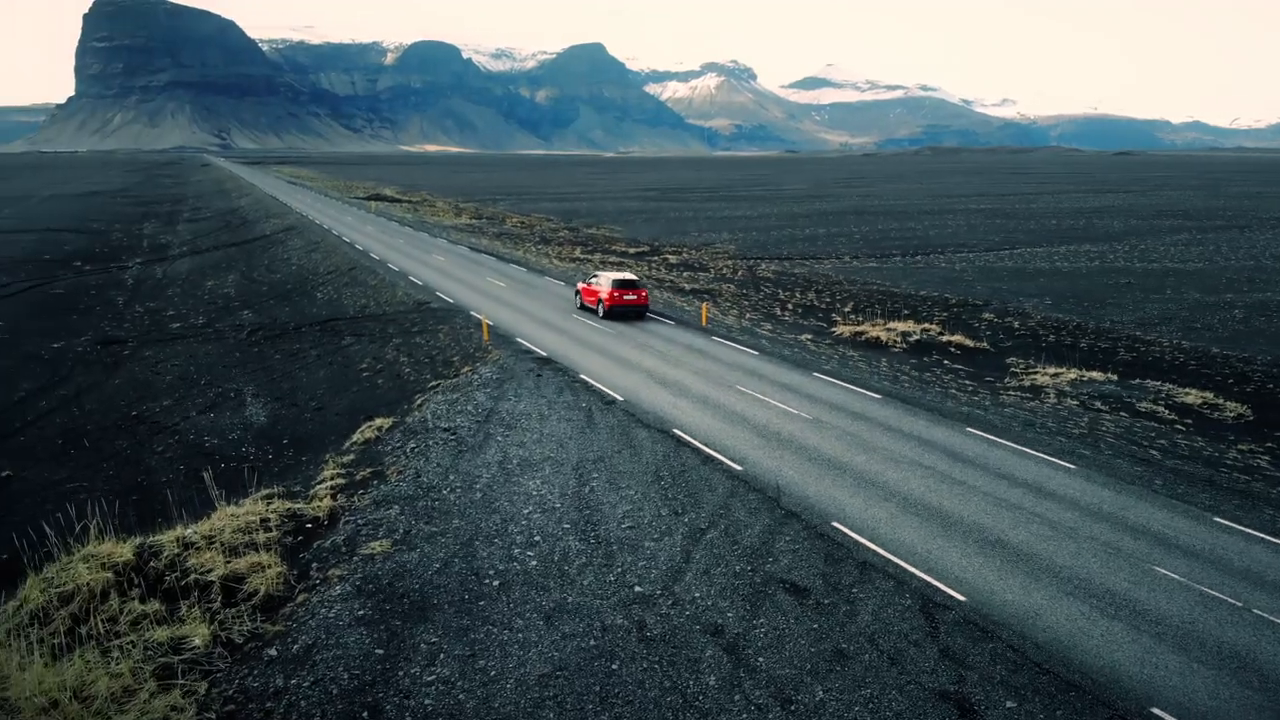
#> input picture frame 22 of car.mp4, 1280 x 720 px
$ jupyter execute lesson5.ipynb   (older library calls are emulated)
#> lines starting #> are read from the running program, lines starting #| are printed output that depends on the picture
[cell 1]
import cv2
import numpy as np

[cell 2]
def nothing(x):
    pass

cap = cv2.VideoCapture('car.mp4')
cv2.namedWindow('video')
cv2.namedWindow('video_edges')

cv2.createTrackbar('min', 'video_edges', 0, 255, nothing)
cv2.createTrackbar('max', 'video_edges', 0, 255, nothing)


while True:
    ret, frame = cap.read()
#> frame is the input picture: shape (720, 1280, 3); mean B, G, R 90.4, 86.6, 72.1
    gray_frame = cv2.cvtColor(frame, cv2.COLOR_BGR2GRAY)
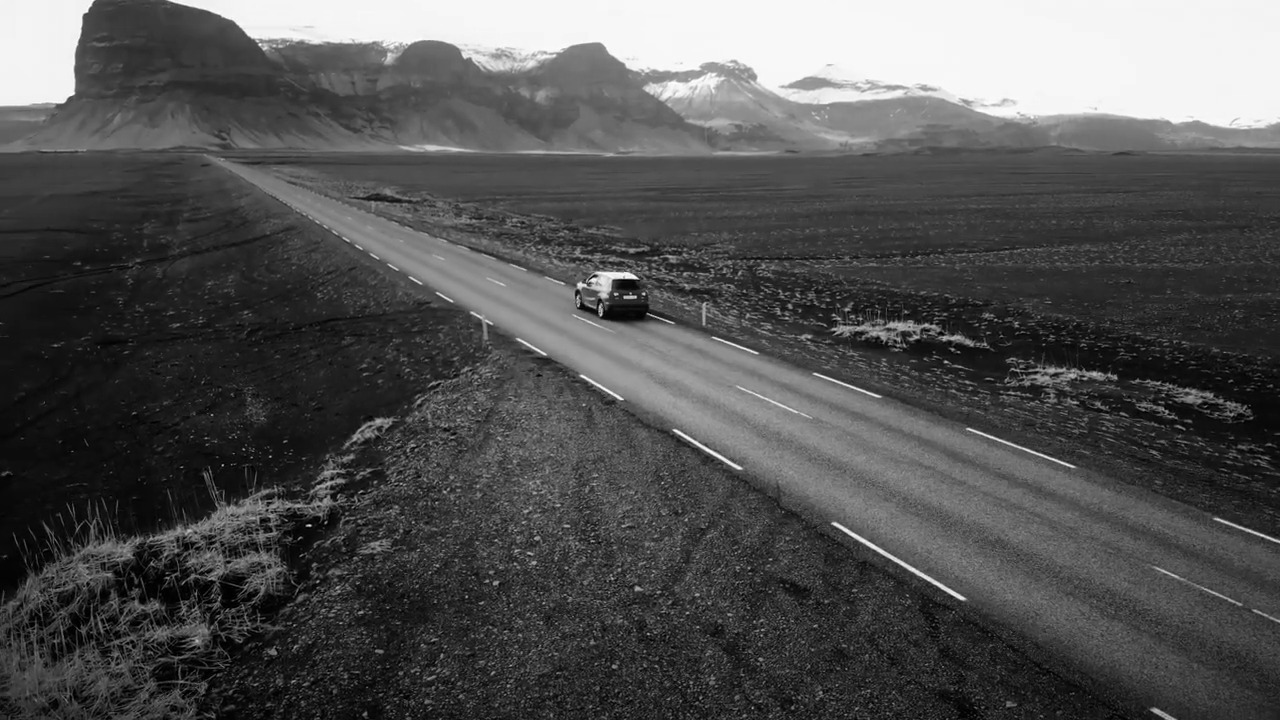
#> gray_frame: shape (720, 1280); min 0, max 255, mean 82.7

    min_value = cv2.getTrackbarPos('min', 'video_edges')
    max_value = cv2.getTrackbarPos('max', 'video_edges')

    frame_x = cv2.Sobel(gray_frame, cv2.CV_64F, 1, 0, ksize = 5)
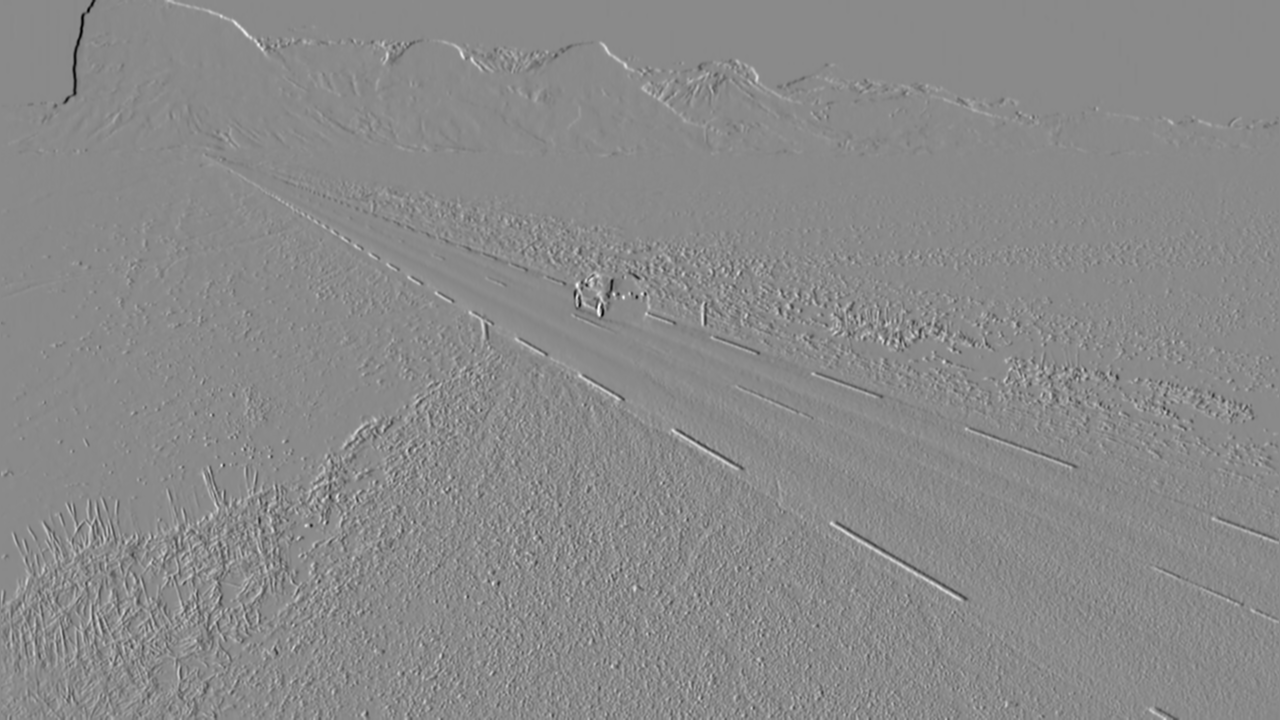
#> frame_x: shape (720, 1280) float64; min -7792, max 6601, mean 1.6; drawn with min black and max white
    frame_y = cv2.Sobel(gray_frame, cv2.CV_64F, 0, 1, ksize = 5)
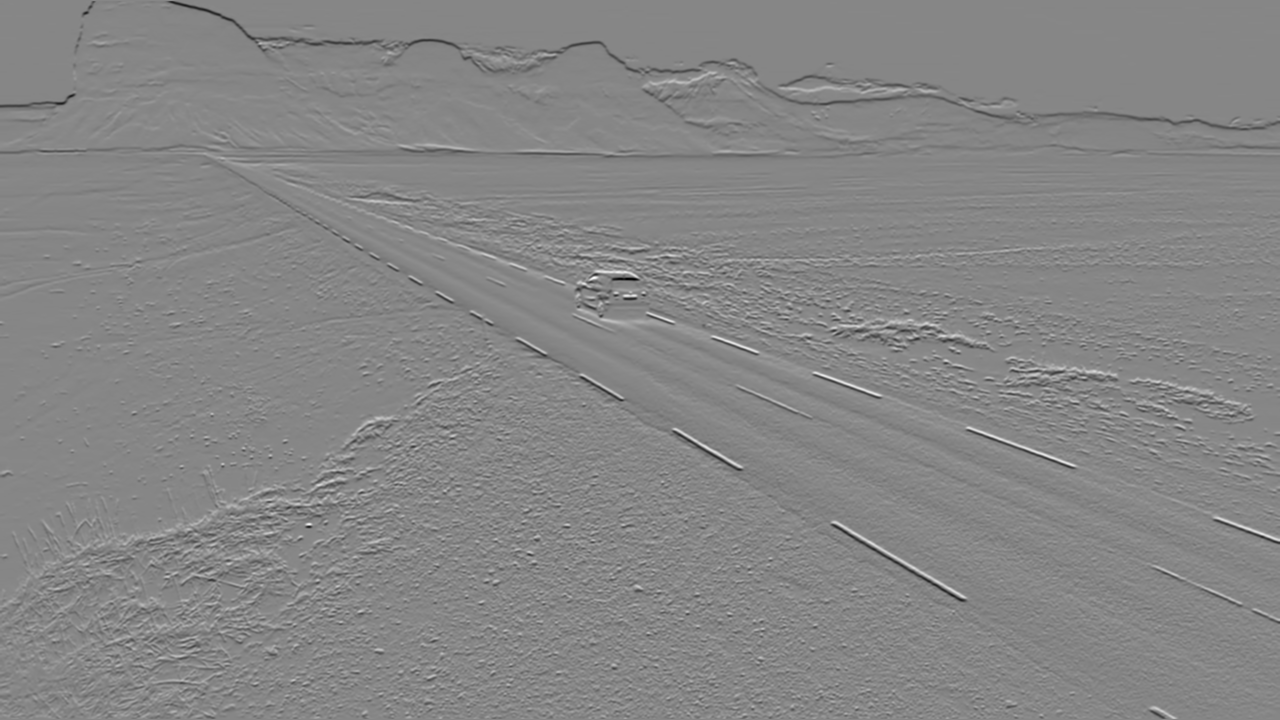
#> frame_y: shape (720, 1280) float64; min -10087, max 9023, mean -35.6; drawn with min black and max white
    edge_frame = cv2.Canny(gray_frame, min_value, max_value)
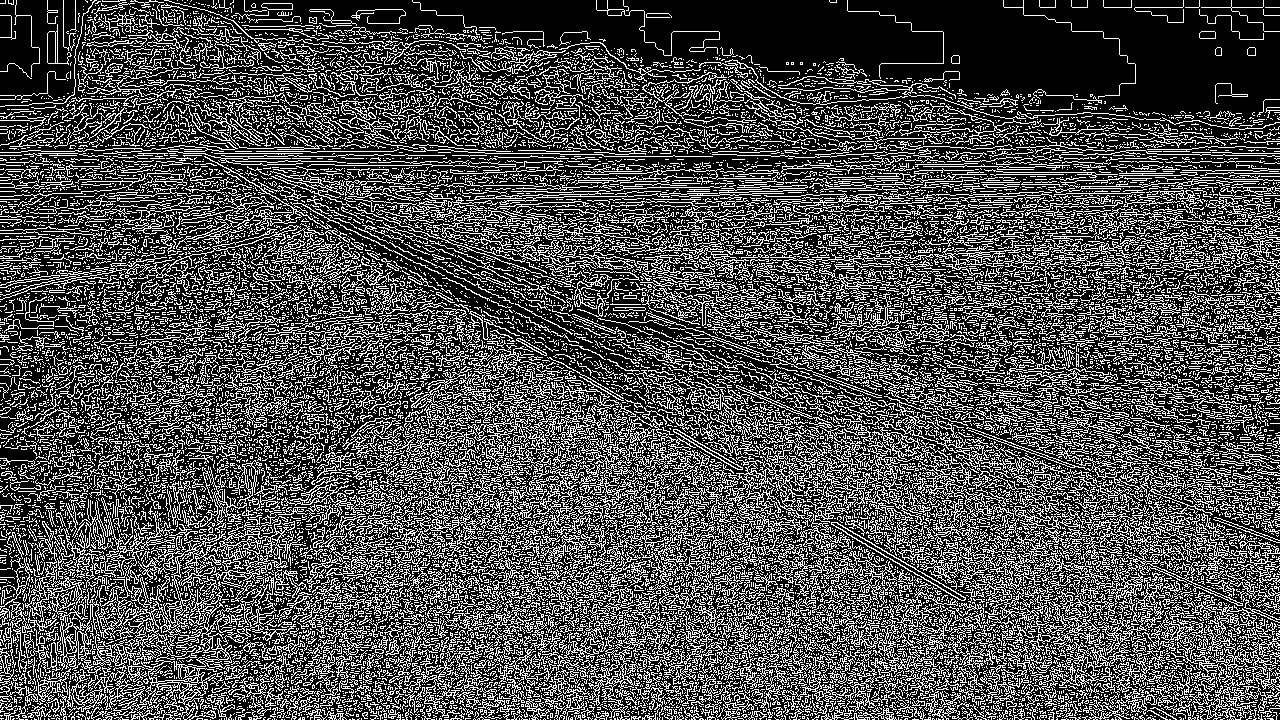
#> edge_frame: shape (720, 1280); 30.5% white in thin lines or dots

    # cv2.imshow('video_x', frame_x)
    # cv2.imshow('video_y', frame_y)
    cv2.imshow('video', frame)
    cv2.imshow('video_edges', edge_frame)
    if cv2.waitKey(1) & 0xFF == 27:
#> (key Esc is pressed here)
        break

cv2.destroyAllWindows()

$ run again, starting later in the video
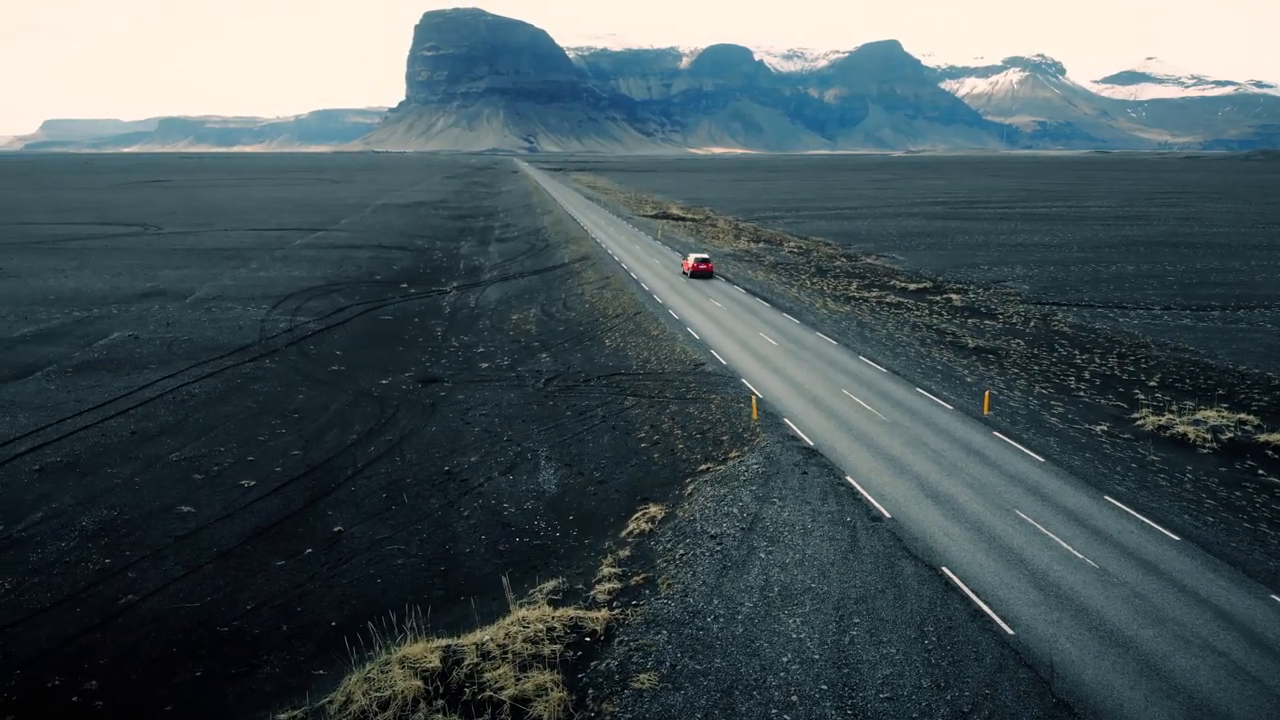
#> input picture frame 99 of car.mp4, 1280 x 720 px
#> frame is the input picture: shape (720, 1280, 3); mean B, G, R 89.3, 85.2, 71.1
#> `frame_y = cv2.Sobel(gray_frame, cv2.CV_64F, 0, 1, ksize = 5)`:
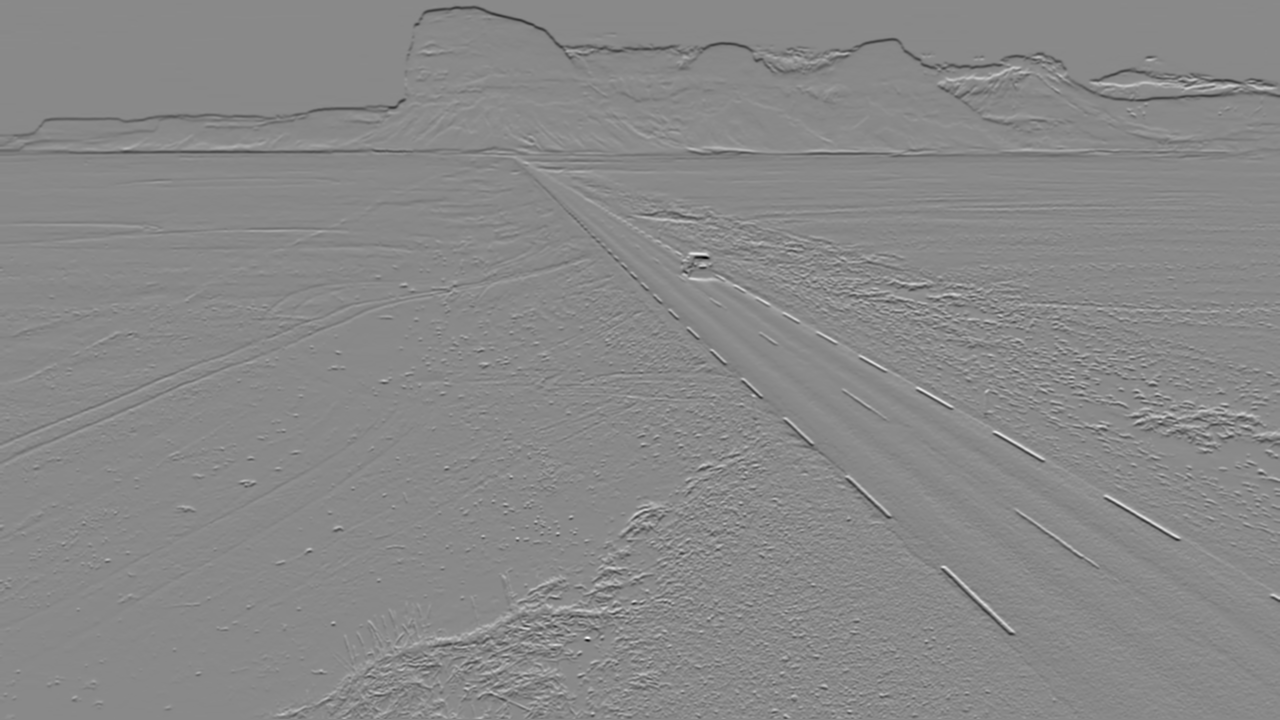
#> frame_y: shape (720, 1280) float64; min -10167, max 8702, mean -38.5; drawn with min black and max white
#> `edge_frame = cv2.Canny(gray_frame, min_value, max_value)`:
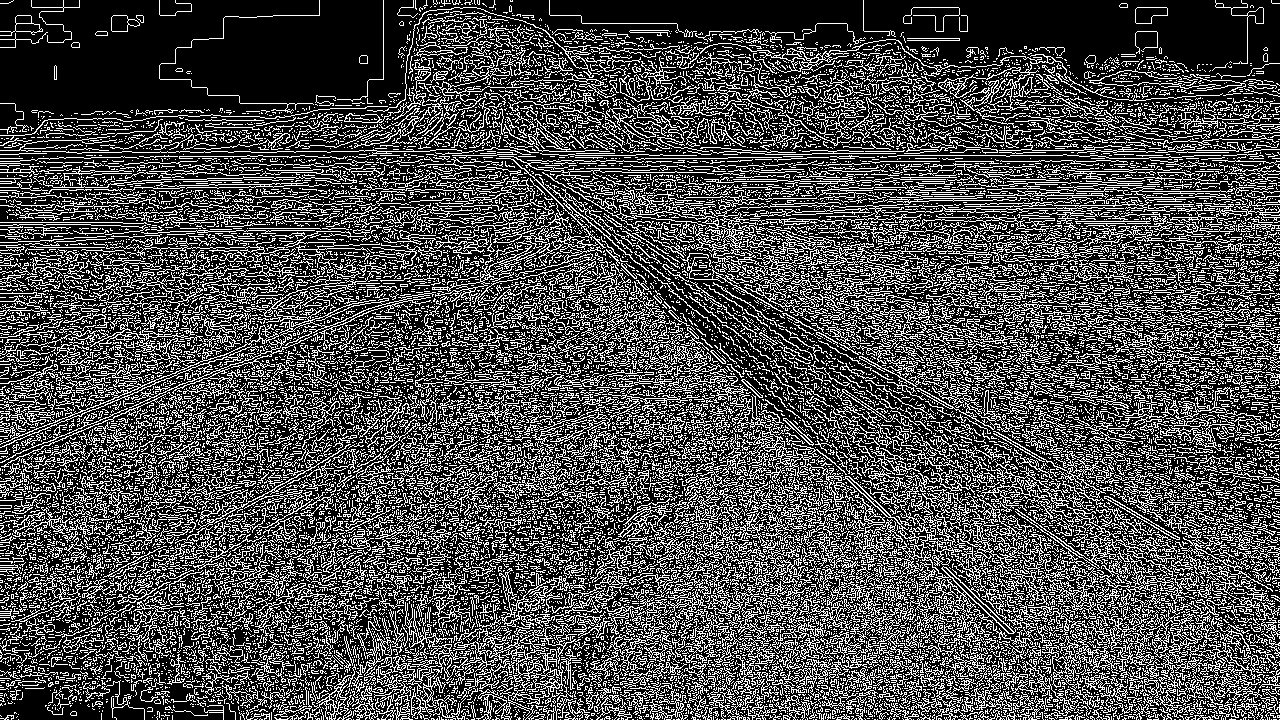
#> edge_frame: shape (720, 1280); 29.7% white in thin lines or dots

$ run again, starting later in the video
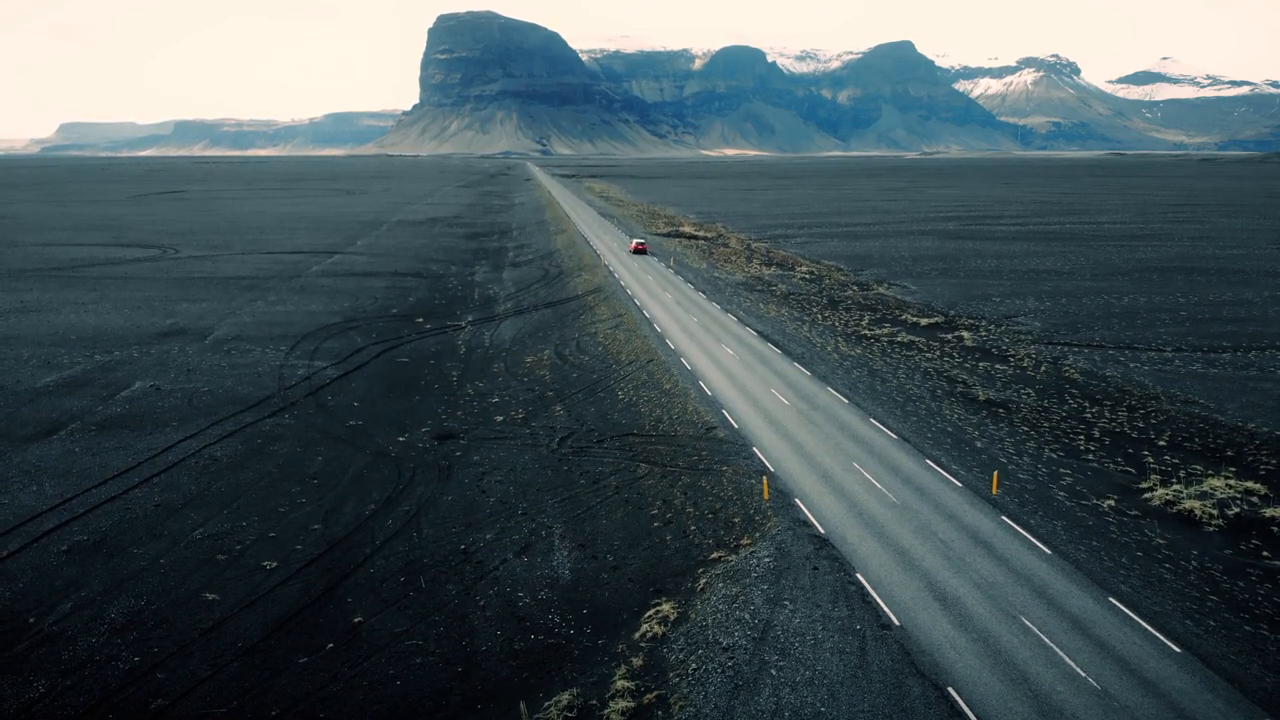
#> input picture frame 177 of car.mp4, 1280 x 720 px
#> frame is the input picture: shape (720, 1280, 3); mean B, G, R 87.9, 83.7, 69.3
#> `frame_y = cv2.Sobel(gray_frame, cv2.CV_64F, 0, 1, ksize = 5)`:
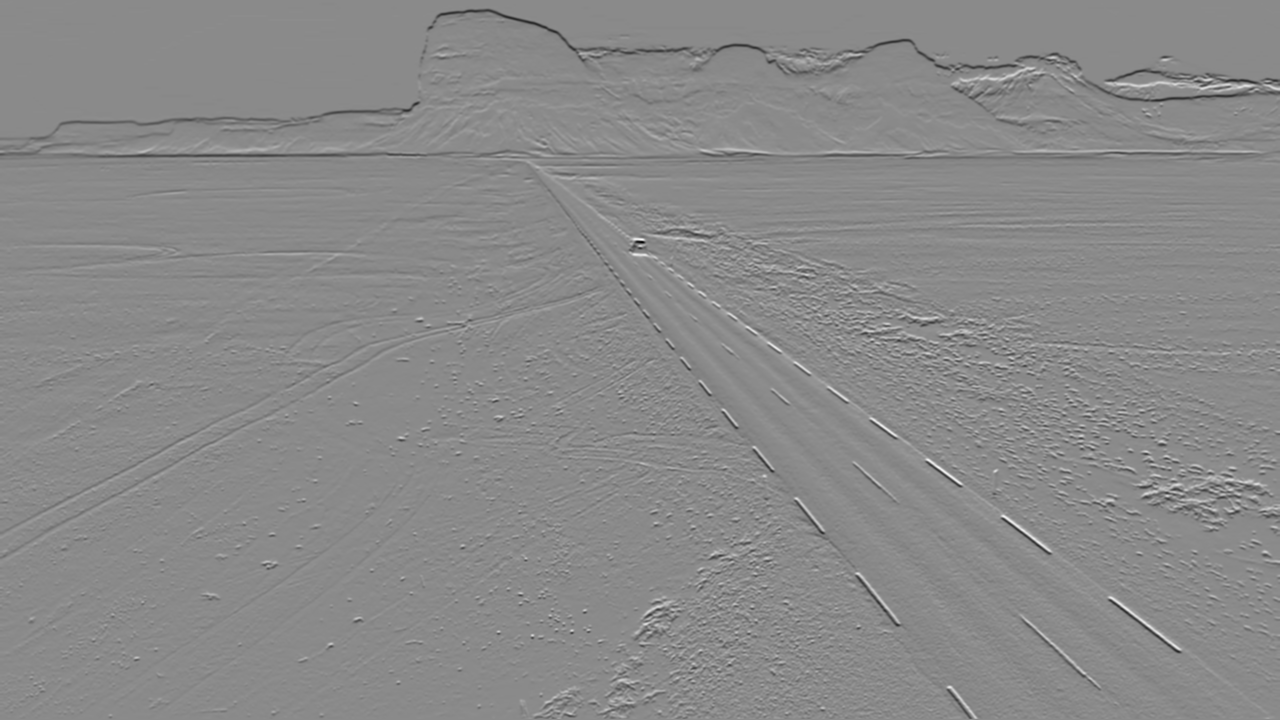
#> frame_y: shape (720, 1280) float64; min -8667, max 7294, mean -39.2; drawn with min black and max white
#> `edge_frame = cv2.Canny(gray_frame, min_value, max_value)`:
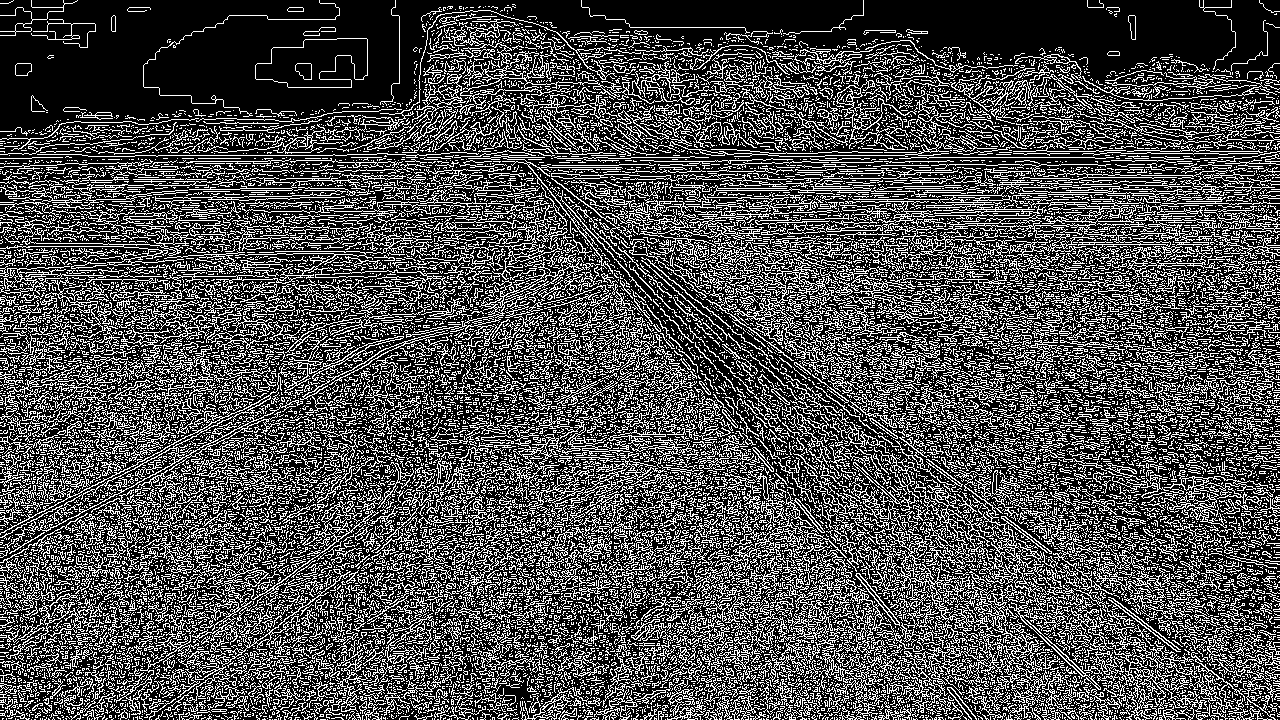
#> edge_frame: shape (720, 1280); 30.3% white in thin lines or dots
